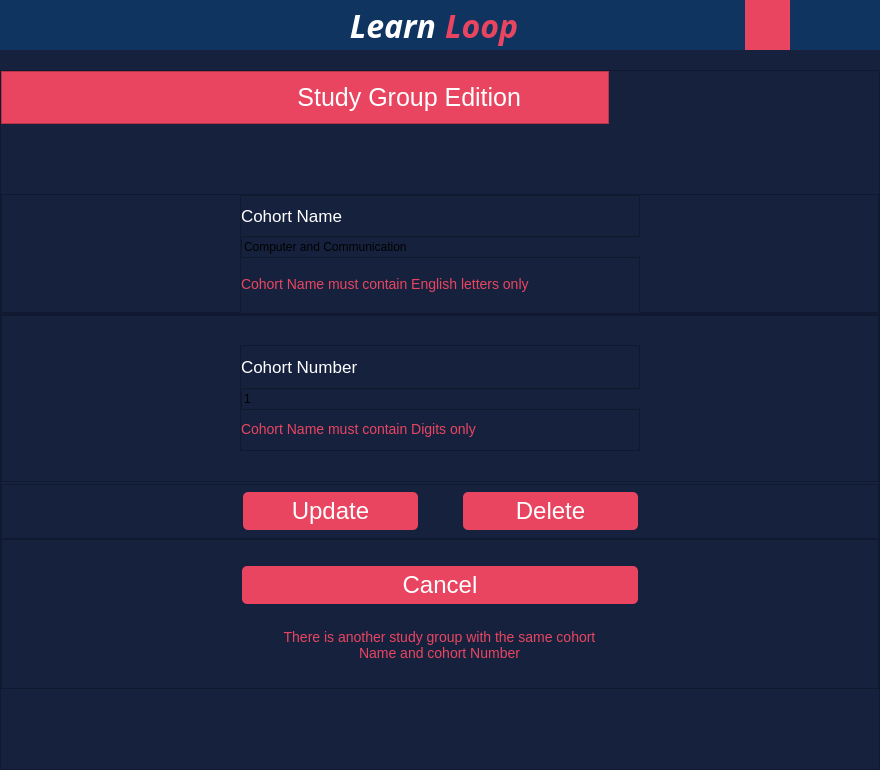
<?xml version="1.0" encoding="UTF-8"?>
<ui version="4.0">
 <class>MainWindow</class>
 <widget class="QMainWindow" name="MainWindow">
  <property name="geometry">
   <rect>
    <x>0</x>
    <y>0</y>
    <width>880</width>
    <height>770</height>
   </rect>
  </property>
  <property name="minimumSize">
   <size>
    <width>880</width>
    <height>770</height>
   </size>
  </property>
  <property name="windowTitle">
   <string>MainWindow</string>
  </property>
  <property name="styleSheet">
   <string notr="true">background:  #16213E</string>
  </property>
  <widget class="QWidget" name="centralwidget">
   <layout class="QVBoxLayout" name="verticalLayout">
    <property name="spacing">
     <number>20</number>
    </property>
    <property name="leftMargin">
     <number>0</number>
    </property>
    <property name="topMargin">
     <number>0</number>
    </property>
    <property name="rightMargin">
     <number>0</number>
    </property>
    <property name="bottomMargin">
     <number>0</number>
    </property>
    <item>
     <widget class="QFrame" name="header_2">
      <property name="minimumSize">
       <size>
        <width>0</width>
        <height>50</height>
       </size>
      </property>
      <property name="maximumSize">
       <size>
        <width>16777215</width>
        <height>50</height>
       </size>
      </property>
      <property name="styleSheet">
       <string notr="true">background: #0F3460</string>
      </property>
      <layout class="QHBoxLayout" name="horizontalLayout_4">
       <property name="spacing">
        <number>0</number>
       </property>
       <property name="leftMargin">
        <number>20</number>
       </property>
       <property name="topMargin">
        <number>0</number>
       </property>
       <property name="rightMargin">
        <number>20</number>
       </property>
       <property name="bottomMargin">
        <number>0</number>
       </property>
       <item alignment="Qt::AlignLeft">
        <widget class="QFrame" name="ControlButtons_2">
         <layout class="QHBoxLayout" name="horizontalLayout_6">
          <property name="spacing">
           <number>15</number>
          </property>
          <property name="leftMargin">
           <number>0</number>
          </property>
          <property name="topMargin">
           <number>0</number>
          </property>
          <property name="rightMargin">
           <number>0</number>
          </property>
          <property name="bottomMargin">
           <number>0</number>
          </property>
          <item>
           <widget class="QPushButton" name="close_2">
            <property name="minimumSize">
             <size>
              <width>20</width>
              <height>0</height>
             </size>
            </property>
            <property name="maximumSize">
             <size>
              <width>20</width>
              <height>16777215</height>
             </size>
            </property>
            <property name="text">
             <string/>
            </property>
            <property name="icon">
             <iconset>
              <normaloff>../../../../Downloads/close.png</normaloff>../../../../Downloads/close.png</iconset>
            </property>
            <property name="iconSize">
             <size>
              <width>13</width>
              <height>16</height>
             </size>
            </property>
            <property name="flat">
             <bool>true</bool>
            </property>
           </widget>
          </item>
          <item>
           <widget class="QPushButton" name="expand_2">
            <property name="minimumSize">
             <size>
              <width>20</width>
              <height>25</height>
             </size>
            </property>
            <property name="maximumSize">
             <size>
              <width>20</width>
              <height>25</height>
             </size>
            </property>
            <property name="text">
             <string/>
            </property>
            <property name="icon">
             <iconset>
              <normaloff>../../../../Downloads/expand-arrows.png</normaloff>../../../../Downloads/expand-arrows.png</iconset>
            </property>
            <property name="iconSize">
             <size>
              <width>20</width>
              <height>25</height>
             </size>
            </property>
            <property name="flat">
             <bool>true</bool>
            </property>
           </widget>
          </item>
          <item>
           <widget class="QPushButton" name="minimize_2">
            <property name="minimumSize">
             <size>
              <width>20</width>
              <height>20</height>
             </size>
            </property>
            <property name="maximumSize">
             <size>
              <width>20</width>
              <height>20</height>
             </size>
            </property>
            <property name="text">
             <string/>
            </property>
            <property name="icon">
             <iconset>
              <normaloff>../../../../Downloads/minimize-sign.png</normaloff>../../../../Downloads/minimize-sign.png</iconset>
            </property>
            <property name="iconSize">
             <size>
              <width>13</width>
              <height>16</height>
             </size>
            </property>
            <property name="flat">
             <bool>true</bool>
            </property>
           </widget>
          </item>
         </layout>
        </widget>
       </item>
       <item>
        <widget class="QFrame" name="Logo_2">
         <property name="maximumSize">
          <size>
           <width>16777215</width>
           <height>16777215</height>
          </size>
         </property>
         <layout class="QHBoxLayout" name="horizontalLayout_7">
          <property name="spacing">
           <number>9</number>
          </property>
          <property name="leftMargin">
           <number>0</number>
          </property>
          <property name="topMargin">
           <number>0</number>
          </property>
          <property name="rightMargin">
           <number>0</number>
          </property>
          <property name="bottomMargin">
           <number>0</number>
          </property>
          <item>
           <widget class="QLabel" name="Learn_2">
            <property name="font">
             <font>
              <family>Ubuntu Condensed</family>
              <pointsize>24</pointsize>
              <weight>75</weight>
              <italic>true</italic>
              <bold>true</bold>
             </font>
            </property>
            <property name="styleSheet">
             <string notr="true">color: white</string>
            </property>
            <property name="text">
             <string>Learn</string>
            </property>
            <property name="alignment">
             <set>Qt::AlignRight|Qt::AlignTrailing|Qt::AlignVCenter</set>
            </property>
            <property name="wordWrap">
             <bool>false</bool>
            </property>
            <property name="margin">
             <number>3</number>
            </property>
           </widget>
          </item>
          <item>
           <widget class="QLabel" name="Loop_2">
            <property name="font">
             <font>
              <family>Ubuntu Condensed</family>
              <pointsize>24</pointsize>
              <weight>75</weight>
              <italic>true</italic>
              <bold>true</bold>
             </font>
            </property>
            <property name="styleSheet">
             <string notr="true">color: #E94560</string>
            </property>
            <property name="text">
             <string>Loop</string>
            </property>
           </widget>
          </item>
         </layout>
        </widget>
       </item>
       <item alignment="Qt::AlignRight">
        <widget class="QFrame" name="ProfilePhotoAndSettings_2">
         <property name="maximumSize">
          <size>
           <width>16777215</width>
           <height>16777215</height>
          </size>
         </property>
         <layout class="QHBoxLayout" name="horizontalLayout_8">
          <property name="spacing">
           <number>20</number>
          </property>
          <property name="leftMargin">
           <number>0</number>
          </property>
          <property name="topMargin">
           <number>0</number>
          </property>
          <property name="rightMargin">
           <number>0</number>
          </property>
          <property name="bottomMargin">
           <number>0</number>
          </property>
          <item>
           <widget class="QPushButton" name="settings_2">
            <property name="minimumSize">
             <size>
              <width>45</width>
              <height>50</height>
             </size>
            </property>
            <property name="maximumSize">
             <size>
              <width>45</width>
              <height>50</height>
             </size>
            </property>
            <property name="statusTip">
             <string/>
            </property>
            <property name="styleSheet">
             <string notr="true">background-color: #E94560;
border-style: outset</string>
            </property>
            <property name="text">
             <string/>
            </property>
            <property name="icon">
             <iconset>
              <normaloff>../../../../Downloads/setting.png</normaloff>../../../../Downloads/setting.png</iconset>
            </property>
            <property name="iconSize">
             <size>
              <width>30</width>
              <height>30</height>
             </size>
            </property>
            <property name="checkable">
             <bool>false</bool>
            </property>
            <property name="autoRepeat">
             <bool>false</bool>
            </property>
            <property name="autoExclusive">
             <bool>false</bool>
            </property>
            <property name="autoDefault">
             <bool>false</bool>
            </property>
            <property name="default">
             <bool>false</bool>
            </property>
            <property name="flat">
             <bool>true</bool>
            </property>
           </widget>
          </item>
          <item>
           <widget class="QPushButton" name="profilePhoto_2">
            <property name="minimumSize">
             <size>
              <width>50</width>
              <height>50</height>
             </size>
            </property>
            <property name="maximumSize">
             <size>
              <width>50</width>
              <height>50</height>
             </size>
            </property>
            <property name="autoFillBackground">
             <bool>false</bool>
            </property>
            <property name="styleSheet">
             <string notr="true"/>
            </property>
            <property name="text">
             <string/>
            </property>
            <property name="icon">
             <iconset>
              <normaloff>../../../../Desktop/59022631_810914472627047_3797622654492475392_n.jpg</normaloff>../../../../Desktop/59022631_810914472627047_3797622654492475392_n.jpg</iconset>
            </property>
            <property name="iconSize">
             <size>
              <width>50</width>
              <height>45</height>
             </size>
            </property>
            <property name="autoDefault">
             <bool>false</bool>
            </property>
            <property name="default">
             <bool>false</bool>
            </property>
            <property name="flat">
             <bool>true</bool>
            </property>
           </widget>
          </item>
         </layout>
        </widget>
       </item>
      </layout>
     </widget>
    </item>
    <item>
     <widget class="QFrame" name="mainPage">
      <property name="maximumSize">
       <size>
        <width>16777215</width>
        <height>16777215</height>
       </size>
      </property>
      <property name="styleSheet">
       <string notr="true">background-color: #16213E;</string>
      </property>
      <property name="frameShape">
       <enum>QFrame::StyledPanel</enum>
      </property>
      <property name="frameShadow">
       <enum>QFrame::Raised</enum>
      </property>
      <layout class="QVBoxLayout" name="verticalLayout_2">
       <property name="spacing">
        <number>0</number>
       </property>
       <property name="leftMargin">
        <number>0</number>
       </property>
       <property name="topMargin">
        <number>0</number>
       </property>
       <property name="rightMargin">
        <number>0</number>
       </property>
       <property name="bottomMargin">
        <number>0</number>
       </property>
       <item>
        <spacer name="verticalSpacer_3">
         <property name="orientation">
          <enum>Qt::Vertical</enum>
         </property>
         <property name="sizeHint" stdset="0">
          <size>
           <width>20</width>
           <height>1</height>
          </size>
         </property>
        </spacer>
       </item>
       <item>
        <widget class="QFrame" name="logo">
         <property name="minimumSize">
          <size>
           <width>0</width>
           <height>53</height>
          </size>
         </property>
         <property name="maximumSize">
          <size>
           <width>608</width>
           <height>16777215</height>
          </size>
         </property>
         <property name="styleSheet">
          <string notr="true">
position: absolute;
width: 608px;
height: 53px;

background: #E94560</string>
         </property>
         <property name="frameShape">
          <enum>QFrame::StyledPanel</enum>
         </property>
         <property name="frameShadow">
          <enum>QFrame::Raised</enum>
         </property>
         <layout class="QHBoxLayout" name="horizontalLayout_10">
          <property name="spacing">
           <number>2</number>
          </property>
          <property name="topMargin">
           <number>0</number>
          </property>
          <property name="bottomMargin">
           <number>0</number>
          </property>
          <item alignment="Qt::AlignHCenter">
           <widget class="QLabel" name="label_12">
            <property name="minimumSize">
             <size>
              <width>433</width>
              <height>34</height>
             </size>
            </property>
            <property name="maximumSize">
             <size>
              <width>433</width>
              <height>37</height>
             </size>
            </property>
            <property name="styleSheet">
             <string notr="true">position: absolute;
width: 433px;
height: 34px;

font-family: 'Righteous';
font-style: normal;
font-weight: 400;
font-size: 25px;
line-height: 31px;
display: flex;
align-items: center;
text-align: center;
letter-spacing: 0.05em;

color: #FFFFFF;</string>
            </property>
            <property name="text">
             <string>Study Group Edition</string>
            </property>
            <property name="alignment">
             <set>Qt::AlignRight|Qt::AlignTrailing|Qt::AlignVCenter</set>
            </property>
           </widget>
          </item>
         </layout>
        </widget>
       </item>
       <item>
        <spacer name="verticalSpacer_7">
         <property name="orientation">
          <enum>Qt::Vertical</enum>
         </property>
         <property name="sizeHint" stdset="0">
          <size>
           <width>20</width>
           <height>130</height>
          </size>
         </property>
        </spacer>
       </item>
       <item>
        <widget class="QFrame" name="First_secondname">
         <property name="minimumSize">
          <size>
           <width>0</width>
           <height>119</height>
          </size>
         </property>
         <property name="maximumSize">
          <size>
           <width>16777215</width>
           <height>119</height>
          </size>
         </property>
         <property name="styleSheet">
          <string notr="true"/>
         </property>
         <property name="frameShape">
          <enum>QFrame::StyledPanel</enum>
         </property>
         <property name="frameShadow">
          <enum>QFrame::Raised</enum>
         </property>
         <layout class="QHBoxLayout" name="horizontalLayout">
          <property name="spacing">
           <number>56</number>
          </property>
          <property name="leftMargin">
           <number>0</number>
          </property>
          <property name="topMargin">
           <number>0</number>
          </property>
          <property name="rightMargin">
           <number>0</number>
          </property>
          <property name="bottomMargin">
           <number>0</number>
          </property>
          <item alignment="Qt::AlignHCenter">
           <widget class="QFrame" name="frame">
            <property name="minimumSize">
             <size>
              <width>400</width>
              <height>119</height>
             </size>
            </property>
            <property name="maximumSize">
             <size>
              <width>400</width>
              <height>119</height>
             </size>
            </property>
            <property name="styleSheet">
             <string notr="true">background-color:#16213E;</string>
            </property>
            <property name="frameShape">
             <enum>QFrame::StyledPanel</enum>
            </property>
            <property name="frameShadow">
             <enum>QFrame::Raised</enum>
            </property>
            <layout class="QVBoxLayout" name="verticalLayout_5">
             <property name="spacing">
              <number>0</number>
             </property>
             <property name="leftMargin">
              <number>0</number>
             </property>
             <property name="topMargin">
              <number>0</number>
             </property>
             <property name="rightMargin">
              <number>0</number>
             </property>
             <property name="bottomMargin">
              <number>0</number>
             </property>
             <item>
              <widget class="QLabel" name="label_2">
               <property name="minimumSize">
                <size>
                 <width>144</width>
                 <height>22</height>
                </size>
               </property>
               <property name="maximumSize">
                <size>
                 <width>144</width>
                 <height>22</height>
                </size>
               </property>
               <property name="styleSheet">
                <string notr="true">position: absolute;
width: 144px;
height: 22px;

font-family: 'Outfit';
font-style: normal;
font-weight: 400;
font-size: 17px;
line-height: 21px;
/* identical to box height */

display: flex;
align-items: center;
letter-spacing: 0.11em;

color: #FFFFFF</string>
               </property>
               <property name="text">
                <string>Cohort Name</string>
               </property>
              </widget>
             </item>
             <item>
              <widget class="QLineEdit" name="lineEdit_3">
               <property name="minimumSize">
                <size>
                 <width>400</width>
                 <height>0</height>
                </size>
               </property>
               <property name="maximumSize">
                <size>
                 <width>400</width>
                 <height>16777215</height>
                </size>
               </property>
               <property name="styleSheet">
                <string notr="true"> border-width: 3px; border-style: solid; border-color:white;border-top-style:none;
border-left-style:none; border-right-style:none;
QLineEdit::placeholderr {
    color:white;
}</string>
               </property>
               <property name="text">
                <string>Computer and Communication </string>
               </property>
               <property name="alignment">
                <set>Qt::AlignLeading|Qt::AlignLeft|Qt::AlignVCenter</set>
               </property>
              </widget>
             </item>
             <item>
              <widget class="QLabel" name="label_5">
               <property name="minimumSize">
                <size>
                 <width>395</width>
                 <height>30</height>
                </size>
               </property>
               <property name="maximumSize">
                <size>
                 <width>395</width>
                 <height>34</height>
                </size>
               </property>
               <property name="styleSheet">
                <string notr="true">position: absolute;
width: 240px;
height: 25px;

font-family: 'Outfit';
font-style: normal;
font-weight: 400;
font-size: 14px;
line-height: 18px;
display: flex;
align-items: center;
letter-spacing: 0.11em;

color: #E94560;</string>
               </property>
               <property name="text">
                <string>Cohort Name must contain English letters only </string>
               </property>
               <property name="wordWrap">
                <bool>true</bool>
               </property>
              </widget>
             </item>
            </layout>
           </widget>
          </item>
         </layout>
        </widget>
       </item>
       <item>
        <widget class="QFrame" name="signin">
         <property name="minimumSize">
          <size>
           <width>0</width>
           <height>0</height>
          </size>
         </property>
         <property name="frameShape">
          <enum>QFrame::StyledPanel</enum>
         </property>
         <property name="frameShadow">
          <enum>QFrame::Raised</enum>
         </property>
         <layout class="QVBoxLayout" name="verticalLayout_4">
          <property name="spacing">
           <number>56</number>
          </property>
          <property name="leftMargin">
           <number>0</number>
          </property>
          <property name="topMargin">
           <number>0</number>
          </property>
          <property name="rightMargin">
           <number>0</number>
          </property>
          <property name="bottomMargin">
           <number>0</number>
          </property>
         </layout>
        </widget>
       </item>
       <item>
        <widget class="QFrame" name="frame_4">
         <property name="minimumSize">
          <size>
           <width>0</width>
           <height>167</height>
          </size>
         </property>
         <property name="maximumSize">
          <size>
           <width>16777215</width>
           <height>167</height>
          </size>
         </property>
         <property name="styleSheet">
          <string notr="true">background: #16213E;</string>
         </property>
         <property name="frameShape">
          <enum>QFrame::StyledPanel</enum>
         </property>
         <property name="frameShadow">
          <enum>QFrame::Raised</enum>
         </property>
         <layout class="QHBoxLayout" name="horizontalLayout_5">
          <property name="spacing">
           <number>0</number>
          </property>
          <property name="leftMargin">
           <number>0</number>
          </property>
          <property name="topMargin">
           <number>0</number>
          </property>
          <property name="rightMargin">
           <number>0</number>
          </property>
          <property name="bottomMargin">
           <number>0</number>
          </property>
          <item>
           <widget class="QFrame" name="frame_5">
            <property name="minimumSize">
             <size>
              <width>400</width>
              <height>106</height>
             </size>
            </property>
            <property name="maximumSize">
             <size>
              <width>400</width>
              <height>106</height>
             </size>
            </property>
            <property name="styleSheet">
             <string notr="true">background: #16213E;</string>
            </property>
            <property name="frameShape">
             <enum>QFrame::StyledPanel</enum>
            </property>
            <property name="frameShadow">
             <enum>QFrame::Raised</enum>
            </property>
            <layout class="QVBoxLayout" name="verticalLayout_3">
             <property name="spacing">
              <number>0</number>
             </property>
             <property name="leftMargin">
              <number>0</number>
             </property>
             <property name="topMargin">
              <number>0</number>
             </property>
             <property name="rightMargin">
              <number>0</number>
             </property>
             <property name="bottomMargin">
              <number>0</number>
             </property>
             <item>
              <widget class="QLabel" name="label_13">
               <property name="minimumSize">
                <size>
                 <width>144</width>
                 <height>22</height>
                </size>
               </property>
               <property name="maximumSize">
                <size>
                 <width>144</width>
                 <height>22</height>
                </size>
               </property>
               <property name="styleSheet">
                <string notr="true">position: absolute;
width: 322.96px;
height: 22px;

font-family: 'Outfit';
font-style: normal;
font-weight: 400;
font-size: 17px;
line-height: 21px;
/* identical to box height */

display: flex;
align-items: center;
letter-spacing: 0.11em;

color: #FFFFFF;</string>
               </property>
               <property name="text">
                <string>Cohort Number</string>
               </property>
              </widget>
             </item>
             <item>
              <widget class="QLineEdit" name="lineEdit_10">
               <property name="minimumSize">
                <size>
                 <width>400</width>
                 <height>0</height>
                </size>
               </property>
               <property name="maximumSize">
                <size>
                 <width>400</width>
                 <height>16777215</height>
                </size>
               </property>
               <property name="styleSheet">
                <string notr="true"> border-width: 3px; border-style: solid; border-color:white;border-top-style:none;
border-left-style:none; border-right-style:none;
QLineEdit::placeholderr {
    color:white;
}</string>
               </property>
               <property name="text">
                <string>1</string>
               </property>
               <property name="alignment">
                <set>Qt::AlignLeading|Qt::AlignLeft|Qt::AlignVCenter</set>
               </property>
              </widget>
             </item>
             <item>
              <widget class="QLabel" name="label_3">
               <property name="minimumSize">
                <size>
                 <width>395</width>
                 <height>17</height>
                </size>
               </property>
               <property name="maximumSize">
                <size>
                 <width>395</width>
                 <height>17</height>
                </size>
               </property>
               <property name="styleSheet">
                <string notr="true">position: absolute;
width: 240px;
height: 25px;

font-family: 'Outfit';
font-style: normal;
font-weight: 400;
font-size: 14px;
line-height: 18px;
display: flex;
align-items: center;
letter-spacing: 0.11em;

color: #E94560;
</string>
               </property>
               <property name="text">
                <string>Cohort Name must contain Digits only </string>
               </property>
              </widget>
             </item>
            </layout>
           </widget>
          </item>
         </layout>
        </widget>
       </item>
       <item>
        <spacer name="verticalSpacer">
         <property name="orientation">
          <enum>Qt::Vertical</enum>
         </property>
         <property name="sizeHint" stdset="0">
          <size>
           <width>20</width>
           <height>62</height>
          </size>
         </property>
        </spacer>
       </item>
       <item>
        <widget class="QFrame" name="frame_6">
         <property name="minimumSize">
          <size>
           <width>0</width>
           <height>55</height>
          </size>
         </property>
         <property name="maximumSize">
          <size>
           <width>16777215</width>
           <height>55</height>
          </size>
         </property>
         <property name="styleSheet">
          <string notr="true">background: #16213E;</string>
         </property>
         <property name="frameShape">
          <enum>QFrame::StyledPanel</enum>
         </property>
         <property name="frameShadow">
          <enum>QFrame::Raised</enum>
         </property>
         <layout class="QHBoxLayout" name="horizontalLayout_9">
          <property name="spacing">
           <number>45</number>
          </property>
          <property name="leftMargin">
           <number>0</number>
          </property>
          <property name="topMargin">
           <number>0</number>
          </property>
          <property name="rightMargin">
           <number>0</number>
          </property>
          <property name="bottomMargin">
           <number>0</number>
          </property>
          <item>
           <spacer name="horizontalSpacer_7">
            <property name="orientation">
             <enum>Qt::Horizontal</enum>
            </property>
            <property name="sizeType">
             <enum>QSizePolicy::Expanding</enum>
            </property>
            <property name="sizeHint" stdset="0">
             <size>
              <width>164</width>
              <height>20</height>
             </size>
            </property>
           </spacer>
          </item>
          <item>
           <widget class="QPushButton" name="pushButton_2">
            <property name="minimumSize">
             <size>
              <width>175</width>
              <height>38</height>
             </size>
            </property>
            <property name="maximumSize">
             <size>
              <width>175</width>
              <height>38</height>
             </size>
            </property>
            <property name="styleSheet">
             <string notr="true">
position: absolute;
width: 175px;
height: 38.5px;

background: #E94560;
border-radius: 5px;


position: absolute;
width: 175px;
height: 38.5px;

font-family: 'Righteous';
font-style: normal;
font-weight: 400;
font-size: 24px;
line-height: 30px;
display: flex;
align-items: center;
text-align: center;
letter-spacing: 0.05em;

color: #FFFFFF;
</string>
            </property>
            <property name="text">
             <string>Update</string>
            </property>
           </widget>
          </item>
          <item>
           <widget class="QPushButton" name="pushButton_3">
            <property name="minimumSize">
             <size>
              <width>175</width>
              <height>38</height>
             </size>
            </property>
            <property name="maximumSize">
             <size>
              <width>175</width>
              <height>38</height>
             </size>
            </property>
            <property name="styleSheet">
             <string notr="true">
position: absolute;
width: 175px;
height: 38.5px;

background: #E94560;
border-radius: 5px;


position: absolute;
width: 175px;
height: 38.5px;

font-family: 'Righteous';
font-style: normal;
font-weight: 400;
font-size: 24px;
line-height: 30px;
display: flex;
align-items: center;
text-align: center;
letter-spacing: 0.05em;

color: #FFFFFF;
</string>
            </property>
            <property name="text">
             <string>Delete</string>
            </property>
           </widget>
          </item>
          <item>
           <spacer name="horizontalSpacer_8">
            <property name="orientation">
             <enum>Qt::Horizontal</enum>
            </property>
            <property name="sizeType">
             <enum>QSizePolicy::Expanding</enum>
            </property>
            <property name="sizeHint" stdset="0">
             <size>
              <width>172</width>
              <height>20</height>
             </size>
            </property>
           </spacer>
          </item>
         </layout>
        </widget>
       </item>
       <item>
        <widget class="QFrame" name="frame_7">
         <property name="minimumSize">
          <size>
           <width>0</width>
           <height>150</height>
          </size>
         </property>
         <property name="maximumSize">
          <size>
           <width>16777215</width>
           <height>150</height>
          </size>
         </property>
         <property name="styleSheet">
          <string notr="true">background: #16213E;</string>
         </property>
         <property name="frameShape">
          <enum>QFrame::StyledPanel</enum>
         </property>
         <property name="frameShadow">
          <enum>QFrame::Raised</enum>
         </property>
         <layout class="QVBoxLayout" name="verticalLayout_12">
          <item alignment="Qt::AlignHCenter">
           <widget class="QPushButton" name="pushButton_4">
            <property name="minimumSize">
             <size>
              <width>396</width>
              <height>38</height>
             </size>
            </property>
            <property name="maximumSize">
             <size>
              <width>396</width>
              <height>38</height>
             </size>
            </property>
            <property name="styleSheet">
             <string notr="true">
position: absolute;
width: 175px;
height: 38.5px;

background: #E94560;
border-radius: 5px;


position: absolute;
width: 175px;
height: 38.5px;

font-family: 'Righteous';
font-style: normal;
font-weight: 400;
font-size: 24px;
line-height: 30px;
display: flex;
align-items: center;
text-align: center;
letter-spacing: 0.05em;

color: #FFFFFF;
</string>
            </property>
            <property name="text">
             <string>Cancel</string>
            </property>
           </widget>
          </item>
          <item alignment="Qt::AlignHCenter">
           <widget class="QLabel" name="label">
            <property name="minimumSize">
             <size>
              <width>395</width>
              <height>35</height>
             </size>
            </property>
            <property name="maximumSize">
             <size>
              <width>395</width>
              <height>35</height>
             </size>
            </property>
            <property name="styleSheet">
             <string notr="true">position: absolute;
width: 395.01px;
height: 15.22px;

font-family: 'Outfit';
font-style: normal;
font-weight: 400;
font-size: 14px;
line-height: 18px;
display: flex;
align-items: center;
text-align: center;
letter-spacing: 0.11em;

color: #E94560;</string>
            </property>
            <property name="text">
             <string>There is another study group with the same cohort                  Name and cohort Number</string>
            </property>
            <property name="alignment">
             <set>Qt::AlignCenter</set>
            </property>
            <property name="wordWrap">
             <bool>true</bool>
            </property>
           </widget>
          </item>
         </layout>
        </widget>
       </item>
       <item>
        <spacer name="verticalSpacer_4">
         <property name="orientation">
          <enum>Qt::Vertical</enum>
         </property>
         <property name="sizeHint" stdset="0">
          <size>
           <width>20</width>
           <height>140</height>
          </size>
         </property>
        </spacer>
       </item>
      </layout>
     </widget>
    </item>
   </layout>
  </widget>
 </widget>
 <resources/>
 <connections/>
</ui>
